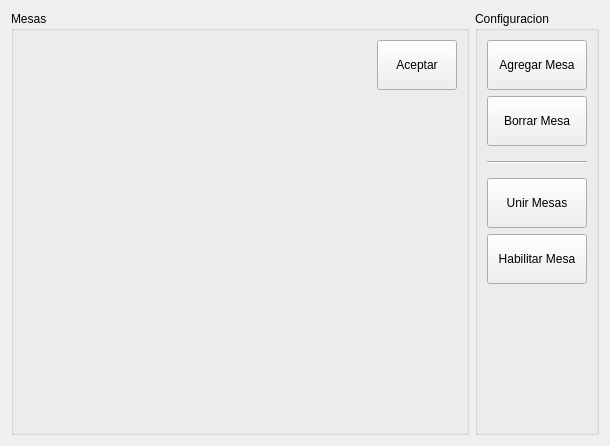
<?xml version="1.0" encoding="UTF-8"?>
<ui version="4.0">
 <class>MesasVenta</class>
 <widget class="QWidget" name="MesasVenta">
  <property name="geometry">
   <rect>
    <x>0</x>
    <y>0</y>
    <width>610</width>
    <height>446</height>
   </rect>
  </property>
  <property name="windowTitle">
   <string>Form</string>
  </property>
  <layout class="QHBoxLayout" name="horizontalLayout">
   <item>
    <widget class="QGroupBox" name="groupBox">
     <property name="title">
      <string>Mesas</string>
     </property>
     <layout class="QGridLayout" name="gridLayout">
      <item row="3" column="2">
       <spacer name="horizontalSpacer">
        <property name="orientation">
         <enum>Qt::Horizontal</enum>
        </property>
        <property name="sizeHint" stdset="0">
         <size>
          <width>162</width>
          <height>20</height>
         </size>
        </property>
       </spacer>
      </item>
      <item row="4" column="1">
       <spacer name="verticalSpacer">
        <property name="orientation">
         <enum>Qt::Vertical</enum>
        </property>
        <property name="sizeHint" stdset="0">
         <size>
          <width>20</width>
          <height>258</height>
         </size>
        </property>
       </spacer>
      </item>
      <item row="3" column="0">
       <spacer name="horizontalSpacer_2">
        <property name="orientation">
         <enum>Qt::Horizontal</enum>
        </property>
        <property name="sizeHint" stdset="0">
         <size>
          <width>162</width>
          <height>20</height>
         </size>
        </property>
       </spacer>
      </item>
      <item row="2" column="1">
       <spacer name="verticalSpacer_2">
        <property name="orientation">
         <enum>Qt::Vertical</enum>
        </property>
        <property name="sizeType">
         <enum>QSizePolicy::Fixed</enum>
        </property>
        <property name="sizeHint" stdset="0">
         <size>
          <width>20</width>
          <height>40</height>
         </size>
        </property>
       </spacer>
      </item>
      <item row="3" column="1">
       <layout class="QGridLayout" name="gridLayout_mesas">
        <property name="spacing">
         <number>20</number>
        </property>
       </layout>
      </item>
      <item row="1" column="1">
       <widget class="QLabel" name="label_info">
        <property name="text">
         <string/>
        </property>
       </widget>
      </item>
      <item row="1" column="3">
       <widget class="QPushButton" name="pushButton_aceptar">
        <property name="minimumSize">
         <size>
          <width>0</width>
          <height>50</height>
         </size>
        </property>
        <property name="text">
         <string>Aceptar</string>
        </property>
       </widget>
      </item>
     </layout>
    </widget>
   </item>
   <item>
    <widget class="QGroupBox" name="groupBox_2">
     <property name="title">
      <string>Configuracion</string>
     </property>
     <layout class="QVBoxLayout" name="verticalLayout">
      <item>
       <widget class="QPushButton" name="pushButton_agregar">
        <property name="minimumSize">
         <size>
          <width>100</width>
          <height>50</height>
         </size>
        </property>
        <property name="text">
         <string>Agregar Mesa</string>
        </property>
        <property name="checkable">
         <bool>false</bool>
        </property>
       </widget>
      </item>
      <item>
       <widget class="QPushButton" name="pushButton_borrar">
        <property name="minimumSize">
         <size>
          <width>100</width>
          <height>50</height>
         </size>
        </property>
        <property name="text">
         <string>Borrar Mesa</string>
        </property>
       </widget>
      </item>
      <item>
       <widget class="Line" name="line">
        <property name="minimumSize">
         <size>
          <width>0</width>
          <height>20</height>
         </size>
        </property>
        <property name="orientation">
         <enum>Qt::Horizontal</enum>
        </property>
       </widget>
      </item>
      <item>
       <widget class="QPushButton" name="pushButton_unir">
        <property name="minimumSize">
         <size>
          <width>0</width>
          <height>50</height>
         </size>
        </property>
        <property name="text">
         <string>Unir Mesas</string>
        </property>
       </widget>
      </item>
      <item>
       <widget class="QPushButton" name="pushButton_habilitar">
        <property name="minimumSize">
         <size>
          <width>100</width>
          <height>50</height>
         </size>
        </property>
        <property name="text">
         <string>Habilitar Mesa</string>
        </property>
       </widget>
      </item>
      <item>
       <spacer name="verticalSpacer_3">
        <property name="orientation">
         <enum>Qt::Vertical</enum>
        </property>
        <property name="sizeHint" stdset="0">
         <size>
          <width>20</width>
          <height>40</height>
         </size>
        </property>
       </spacer>
      </item>
     </layout>
    </widget>
   </item>
  </layout>
 </widget>
 <resources/>
 <connections/>
</ui>
